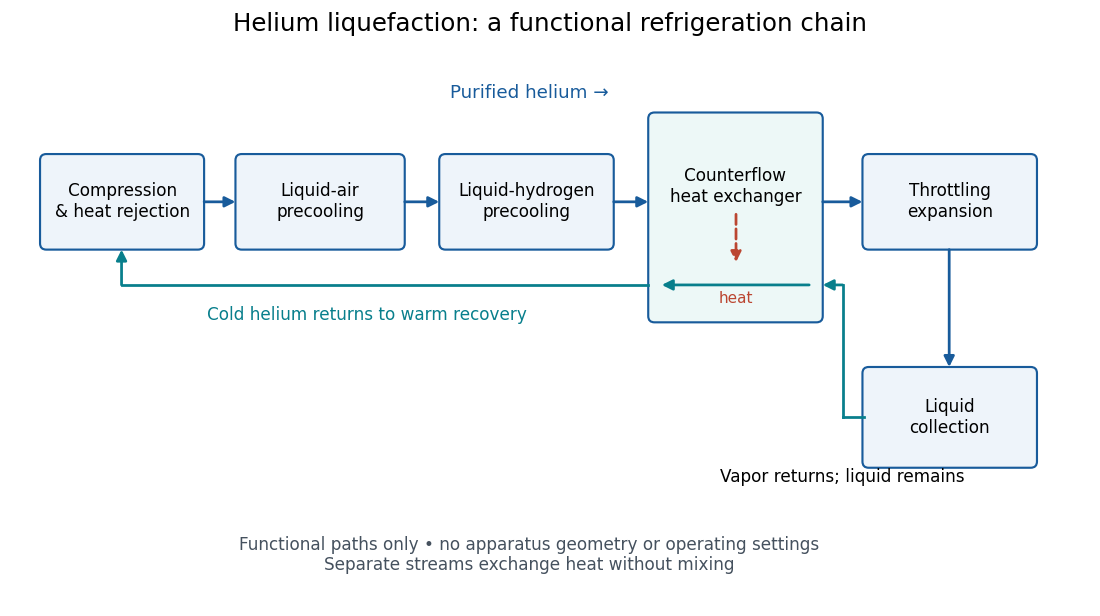

Recreate this plot in Python.
"""Draw a functional helium refrigeration loop; no dimensions or operating data.

Tested with Python 3.14, matplotlib 3.10.7. Run from _media; output is
helium-liquefaction-refrigeration-chain.png in the current directory.
"""

from pathlib import Path

import matplotlib.pyplot as plt
from matplotlib.patches import FancyArrowPatch, FancyBboxPatch


def main():
    plt.rcParams.update({"font.size": 11, "font.family": "DejaVu Sans"})
    fig, ax = plt.subplots(figsize=(10, 5.6), dpi=110, facecolor="white")
    fig.subplots_adjust(left=.025, right=.975, bottom=.04, top=.90)
    ax.set(xlim=(0, 10), ylim=(0, 5.1))
    ax.axis("off")
    fig.suptitle("Helium liquefaction: a functional refrigeration chain", fontsize=16)
    blue, teal, red = "#185b9b", "#087f8c", "#bb4631"

    def box(x, y, w, h, text, fill="#eef4fa"):
        ax.add_patch(FancyBboxPatch((x, y), w, h, boxstyle="round,pad=0.06",
                                   facecolor=fill, edgecolor=blue, linewidth=1.4))
        ax.text(x+w/2, y+h/2, text, ha="center", va="center", fontsize=11)

    def arrow(points, color=blue, style="-", width=1.8):
        for a, b in zip(points[:-2], points[1:-1]):
            ax.plot([a[0], b[0]], [a[1], b[1]], color=color, lw=width, ls=style)
        ax.add_patch(FancyArrowPatch(points[-2], points[-1], arrowstyle="-|>",
                                    mutation_scale=14, color=color, lw=width,
                                    linestyle=style, shrinkA=0, shrinkB=0))

    box(.18, 3.35, 1.45, .8, "Compression\n& heat rejection")
    box(2.05, 3.35, 1.5, .8, "Liquid-air\nprecooling")
    box(4.00, 3.35, 1.55, .8, "Liquid-hydrogen\nprecooling")
    box(6.00, 2.65, 1.55, 1.9, "Counterflow\nheat exchanger\n\n\n", "#edf8f7")
    box(8.05, 3.35, 1.55, .8, "Throttling\nexpansion")
    box(8.05, 1.25, 1.55, .85, "Liquid\ncollection")
    for a, b in [(1.69, 1.99), (3.61, 3.94), (5.61, 5.94), (7.61, 7.99)]:
        arrow([(a, 3.75), (b, 3.75)])
    arrow([(8.82, 3.29), (8.82, 2.16)])
    arrow([(8.0, 1.68), (7.80, 1.68), (7.80, 2.95), (7.61, 2.95)], teal)
    arrow([(7.48, 2.95), (6.07, 2.95)], teal)
    arrow([(5.94, 2.95), (.90, 2.95), (.90, 3.29)], teal)
    ax.text(3.25, 2.66, "Cold helium returns to warm recovery", color=teal,
            ha="center", va="center")
    arrow([(6.78, 3.63), (6.78, 3.17)], red, "--")
    ax.text(6.78, 2.78, "heat", color=red, ha="center", fontsize=10)
    ax.text(7.8, 1.05, "Vapor returns; liquid remains", ha="center", fontsize=11)
    ax.text(4.8, 4.75, "Purified helium →", ha="center", color=blue, fontsize=12)
    ax.text(4.8, .35, "Functional paths only • no apparatus geometry or operating settings\n"
            "Separate streams exchange heat without mixing", ha="center", va="center",
            color="#45515e", fontsize=11)
    # Structural checks: a feed path, a return path and separate thermal coupling.
    feed = ["compression", "air", "hydrogen", "exchanger", "throttle", "collector"]
    returning = ["collector", "exchanger", "compression"]
    assert feed.index("hydrogen") < feed.index("exchanger") < feed.index("throttle")
    assert returning[0] == feed[-1] and returning[-1] == feed[0]
    assert returning.count("exchanger") == feed.count("exchanger") == 1
    fig.savefig(Path.cwd() / (Path(__file__).stem + ".png"), facecolor="white")
    plt.close(fig)


if __name__ == "__main__":
    main()
